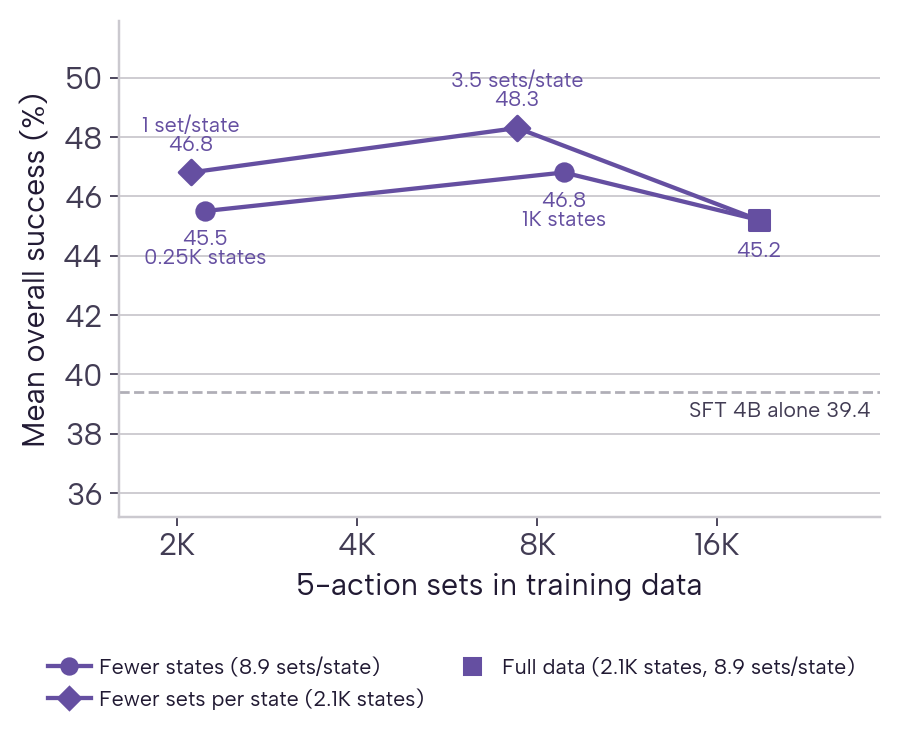

Write Python code to recreate this figure.
"""Recipe 3 GPT-5.5 K = 3 4B LoRA (ADM-4B) training-data ablations, SFT 4B actor, November 4–6. Two figures:
  selection-recipe3-data-ablations-compact-20261105.*         equal-weight 3-benchmark mean of overall success
  selection-recipe3-data-ablations-per-benchmark-20261105.*   overall success on Online-Mind2Web, WebVoyager and DeepShop
Both subset families share one log axis of 5-action sets (panels) in the training data: fewer states (whole tasks until 252 / 1,001
states, all their sets) and fewer sets per state (1 / 4 per state, all 2,112 states); both end at the full data (2,112 states,
18,786 sets). The legend names each family's fixed setting; points are labelled only with the varied one (states, rounded in K, or mean
sets per state: the 4-per-state subset averages 3.5 because some states have fewer than 4 sets). Overall success = successes / tasks, 3 runs pooled per point; the
1-run subsets (500 states, 2 sets per state) are left out. Gray dashed: SFT 4B alone (3 runs, November 6).
Data: selection-recipe3-data-ablations-20261105.json (selection-recipe3-data-ablations-20261105-analysis.py); state and set counts
from the subset builder's summary (recipe3-ablations-20261104/lora-data/summary.json)."""
import json
import os
from pathlib import Path
os.environ.setdefault("MPLCONFIGDIR", "/tmp/openwebrl-selection-matplotlib")
import matplotlib
matplotlib.use("Agg")
import matplotlib.pyplot as plt
import sys as _paper_sys
from pathlib import Path as _PaperPath
_paper_sys.path.insert(0, str(next(p for p in _PaperPath(__file__).resolve().parents
                                if (p / "paper_plot_style.py").is_file())))
import paper_plot_style as _paper_style
from paper_plot_palette import COLORS as C, tint
from matplotlib.lines import Line2D
from matplotlib.ticker import MultipleLocator

HERE = Path(__file__).parent
d = json.loads((HERE / "selection-recipe3-data-ablations-20261105.json").read_text())
SETS = {"s250": 2234, "s1000": 8875, "pps1": 2112, "pps4": 7417, "full": 18786}
STATES = {"s250": 252, "s1000": 1001, "pps1": 2112, "pps4": 2112, "full": 2112}
SERIES = [("Fewer states (8.9 sets/state)", C["ADM_4B"], "o", ["s250", "s1000", "full"], "states"),
          ("Fewer sets per state (2.1K states)", C["ADM_4B"], "D", ["pps1", "pps4", "full"], "sets")]
BENCH = [("online_mind2web", "Online-Mind2Web"), ("webvoyager", "WebVoyager"), ("deepshop", "DeepShop")]


def kfmt(n):
    return f"{n / 1000:.2g}K"


def name(k, var):
    r = SETS[k] / STATES[k]
    return f"{kfmt(STATES[k])} states" if var == "states" else f"{r:.2g} {'set' if r == 1 else 'sets'}/state"


def draw(ax, y, fs):
    vals = [y[k] for k in SETS] + [y["sft"]]
    for i, (_, color, marker, keys, var) in enumerate(SERIES):
        ax.plot([SETS[k] for k in keys], [y[k] for k in keys], color=color, linewidth=1.4, zorder=2)
        other = SERIES[1 - i][3]
        for j, k in enumerate(keys[:-1]):
            v = y[k]; up = v >= y[other[j]]
            ax.scatter(SETS[k], v, s=32, marker=marker, zorder=3, color=color)
            ax.annotate(f"{name(k, var)}\n{v:.1f}" if up else f"{v:.1f}\n{name(k, var)}", (SETS[k], v), textcoords="offset points",
                        xytext=(0, 6 if up else -6), ha="center", va="bottom" if up else "top", fontsize=fs, color=color, linespacing=1.0)
    ax.scatter(SETS["full"], y["full"], s=42, marker="s", zorder=4, color=C["ADM_4B"])
    ax.annotate(f"{y['full']:.1f}", (SETS["full"], y["full"]), textcoords="offset points", xytext=(0, -7),
                ha="center", va="top", fontsize=fs, color=C["ADM_4B"], linespacing=1.0)
    ax.axhline(y["sft"], color=C["BASELINE_LIGHT"], linestyle="--", linewidth=0.9, zorder=1)
    ax.text(29000, y["sft"] - 0.3, f"SFT 4B alone {y['sft']:.1f}", fontsize=fs, color=C["MUTED"], va="top", ha="right")
    ax.set_xscale("log"); ax.set_xticks([2000, 4000, 8000, 16000]); ax.set_xticklabels(["2K", "4K", "8K", "16K"]); ax.minorticks_off()
    ax.set_xlim(1600, 30000); ax.set_ylim(min(vals) - 4.2, max(vals) + 3.6)
    ax.set_xlabel("5-action sets in training data")
    ax.yaxis.set_major_locator(MultipleLocator(2 if max(vals) - min(vals) < 12 else 4))
    ax.grid(axis="y", color=C["BORDER"], linewidth=0.6, zorder=0)
    ax.tick_params(colors=C["MUTED"], length=3, width=0.6, pad=2)
    for s in ("top", "right"): ax.spines[s].set_visible(False)


def legend(fig, ncol=3):
    h = [Line2D([], [], color=c, marker=m, markersize=5, linewidth=1.4, label=l) for l, c, m, _, _ in SERIES]
    h += [Line2D([], [], color=C["ADM_4B"], marker="s", linestyle="none", markersize=5, label="Full data (2.1K states, 8.9 sets/state)")]
    fig.legend(handles=h, loc="lower center", ncol=ncol, fontsize=7, frameon=False, bbox_to_anchor=(0.5, -0.02), handletextpad=0.4, columnspacing=1.2)


def save(fig, name):
    for ext in ("png", "pdf", "svg"):
        output = HERE / f"{name}.{ext}"
        fig.savefig(output, dpi=220 if ext == "png" else None, bbox_inches="tight")
        if ext == "svg":
            output.write_text("\n".join(line.rstrip() for line in output.read_text().splitlines()) + "\n")
    plt.close(fig)


fig, ax = plt.subplots(figsize=(4.2, 3.3))
draw(ax, {k: v["mean_overall"] for k, v in d["rates"].items()}, 7)
ax.set_ylabel("Mean overall success (%)")
legend(fig, ncol=2); fig.tight_layout(rect=(0, 0.11, 1, 1))
save(fig, "selection-recipe3-data-ablations-compact-20261105")

fig, axes = plt.subplots(1, 3, figsize=(11, 3.4))
for ax, (b, title) in zip(axes, BENCH):
    draw(ax, {k: v[b]["overall"] for k, v in d["rates"].items()}, 6.5)
    ax.set_title(title, fontsize=10); ax.set_ylabel("Overall success (%)")
legend(fig); fig.tight_layout(rect=(0, 0.07, 1, 1))
save(fig, "selection-recipe3-data-ablations-per-benchmark-20261105")
